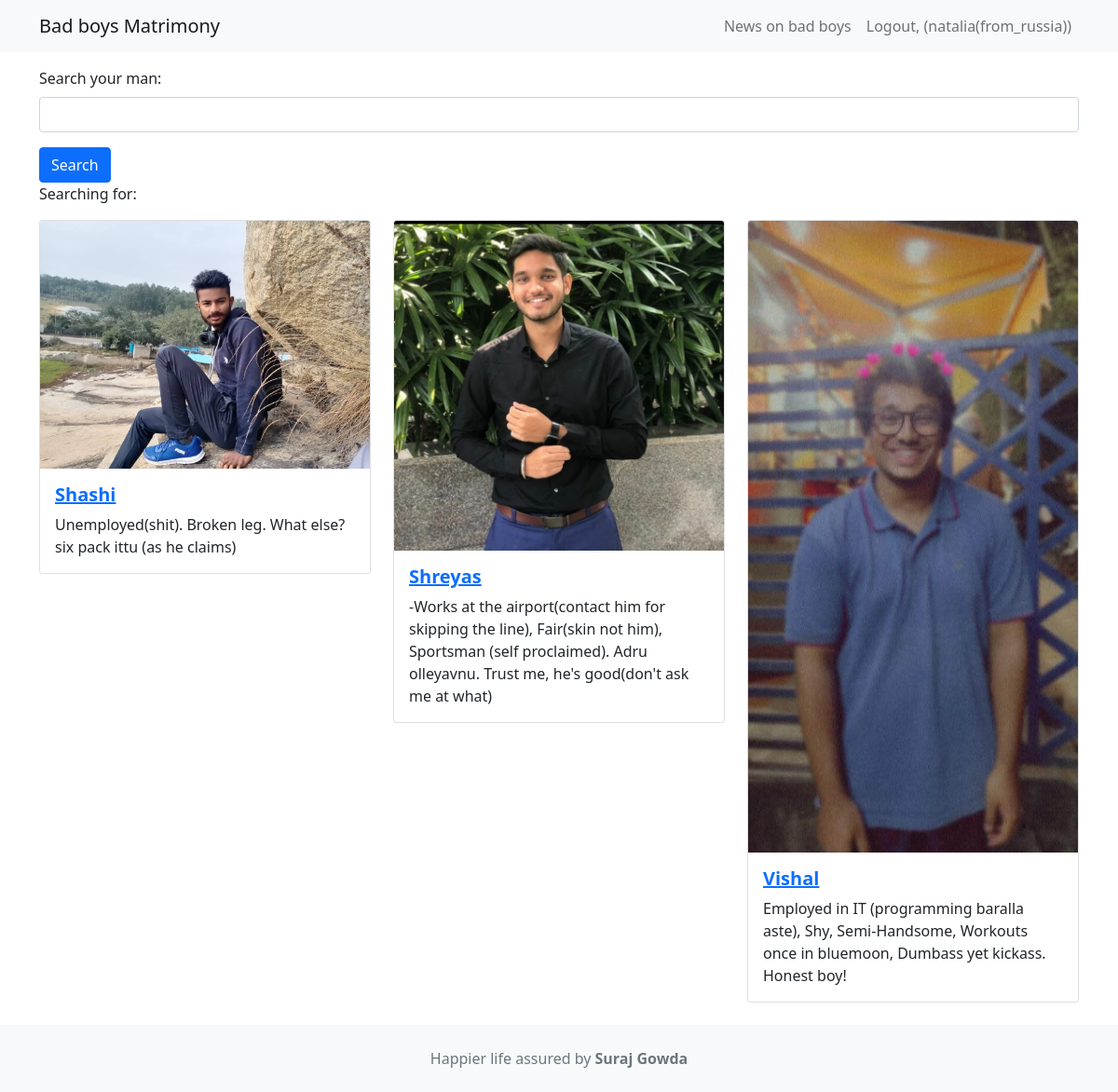
Screenshot of / (signed in) with the database file from the repository.
### movie/models.py (models this page shows, shortened)
class Movie (models.Model):
    title = models.CharField(max_length=100)
    description = models.CharField(max_length=250)
    image = models.ImageField(upload_to='movie/images/')
    url = models.URLField(blank=True)

### movie/views.py (the view)
# urls.py: path('', v.index, name='index'),
def index(request):
    searchTerm=request.GET.get('searchMovie')
    if searchTerm:
        movies=Movie.objects.filter(title__icontains=searchTerm)
    else:
        movies=Movie.objects.all()
    return render(request, 'index.html', {'name': searchTerm, 'movies': movies})

### movie/templates/index.html (shortened to what this page needs)
{% extends 'base.html' %}
{% block content %}
 <form action="">
 <div class="mb-3">
 <label class="form-label">Search your man:</label>
 <input type="text" name="searchMovie" class="form-control" />
 </div>
 <button type="submit" class="btn btn-primary">Search </button>
 </form>
 <p>Searching for: {{ searchTerm }}</p>
 <div class="row row-cols-1 row-cols-md-3 g-4">
 {% for movie in movies %}
 <div v-for="movie in movies" class="col">
 <div class="card">
 <img class="card-img-top" src="{{ movie.image.url }}" />
 <div class="card-body">
    <a href="{% url 'detail' movie.id %}"><h5 class="card-title fw-bold">{{ movie.title }}</h5></a>
 <p class="card-text">{{ movie.description }}</p>
</div>
</div>
</div>
{% endfor %}
</div>
{% endblock content %}

### moviereview/templates/base.html (shortened to what this page needs)
<!DOCTYPE html>
<html>
 <head>
 <link href="https://cdn.jsdelivr.net/npm/bootstrap@5.1.1/dist/css/bootstrap.min.css" rel="stylesheet" />
 </head>
 <body>
    <nav class="navbar navbar-expand-lg navbar-light bg-light mb-3">
    <div class="container">
    <a class="navbar-brand" href="{% url 'index' %}">Bad boys Matrimony</a>
    <div class="collapse navbar-collapse" id="navbarNavAltMarkup">
    <div class="navbar-nav ms-auto">
        <a class="nav-link" href="{% url 'news' %}">News on bad boys</a>
        {% if user.is_authenticated %}
        <a class="nav-link" href="{% url 'logoutaccount' %}">Logout, ({{ user.username }})</a>
        {% else %}
        <a class="nav-link" href="{% url 'loginaccount' %}">Login</a>
        <a class="nav-link" href="{% url 'signupaccount' %}">Sign Up</a>
        {% endif %}
        </div>
        </div>
        </div>
        </nav>
        <div class="container">
        {% block content %}
        {% endblock content %}
        </div>
        <footer class="text-center text-lg-start bg-light text-muted mt-4">
             <div class="text-center p-4">Happier life assured by <a class="text-reset fw-bold text-decoration-none" target="_blank" href="#">Suraj Gowda</a></div>
 </footer>
        </body>
       </html>

### rows the page displays
Movie: image (picture), title "Shashi", description "Unemployed(shit). Broken leg. What else? six pack ittu (as he claims)"
Movie: image (picture), title "Shreyas", description "-Works at the airport(contact him for skipping the line), Fair(skin not him), Sportsman (self proclaimed). Adru olleyavnu. Trust me, he's good(don't ask me at what)"
Movie: image (picture), title "Vishal", description "Employed in IT (programming baralla aste), Shy, Semi-Handsome, Workouts once in bluemoon, Dumbass yet kickass. Honest boy!"

### other values shown
{{ user.username }} "natalia(from_russia)"
